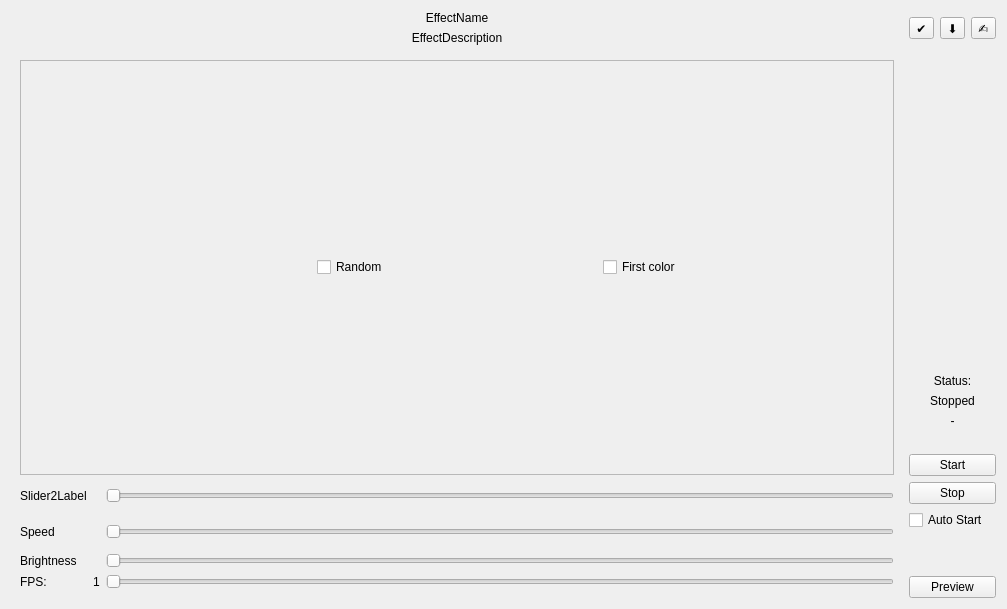
<?xml version="1.0" encoding="UTF-8"?>
<ui version="4.0">
 <class>OpenRGBEffectPage</class>
 <widget class="QWidget" name="OpenRGBEffectPage">
  <property name="geometry">
   <rect>
    <x>0</x>
    <y>0</y>
    <width>1007</width>
    <height>609</height>
   </rect>
  </property>
  <property name="sizePolicy">
   <sizepolicy hsizetype="Expanding" vsizetype="Expanding">
    <horstretch>1</horstretch>
    <verstretch>1</verstretch>
   </sizepolicy>
  </property>
  <property name="windowTitle">
   <string>Form</string>
  </property>
  <layout class="QGridLayout" name="gridLayout">
   <item row="0" column="0">
    <layout class="QVBoxLayout" name="EffectDetails" stretch="0,0">
     <property name="rightMargin">
      <number>0</number>
     </property>
     <item>
      <widget class="QLabel" name="EffectName">
       <property name="text">
        <string>EffectName</string>
       </property>
       <property name="alignment">
        <set>Qt::AlignCenter</set>
       </property>
      </widget>
     </item>
     <item>
      <widget class="QLabel" name="EffectDesciption">
       <property name="text">
        <string>EffectDescription</string>
       </property>
       <property name="textFormat">
        <enum>Qt::RichText</enum>
       </property>
       <property name="alignment">
        <set>Qt::AlignCenter</set>
       </property>
       <property name="openExternalLinks">
        <bool>true</bool>
       </property>
      </widget>
     </item>
    </layout>
   </item>
   <item row="1" column="0">
    <widget class="QFrame" name="OptionFrame">
     <property name="sizePolicy">
      <sizepolicy hsizetype="MinimumExpanding" vsizetype="MinimumExpanding">
       <horstretch>0</horstretch>
       <verstretch>0</verstretch>
      </sizepolicy>
     </property>
     <layout class="QVBoxLayout" name="verticalLayout">
      <item>
       <layout class="QVBoxLayout" name="ExtraOptions"/>
      </item>
      <item>
       <widget class="QFrame" name="UserColorFrame">
        <property name="sizePolicy">
         <sizepolicy hsizetype="Preferred" vsizetype="Preferred">
          <horstretch>0</horstretch>
          <verstretch>0</verstretch>
         </sizepolicy>
        </property>
        <property name="minimumSize">
         <size>
          <width>0</width>
          <height>30</height>
         </size>
        </property>
        <property name="frameShape">
         <enum>QFrame::StyledPanel</enum>
        </property>
        <property name="frameShadow">
         <enum>QFrame::Raised</enum>
        </property>
        <layout class="QHBoxLayout" name="horizontalLayout_2" stretch="0,0,0">
         <item>
          <widget class="QFrame" name="Colors">
           <property name="styleSheet">
            <string notr="true">border: 0;</string>
           </property>
           <property name="frameShape">
            <enum>QFrame::StyledPanel</enum>
           </property>
           <property name="frameShadow">
            <enum>QFrame::Raised</enum>
           </property>
          </widget>
         </item>
         <item>
          <widget class="QCheckBox" name="RandomCheckbox">
           <property name="text">
            <string>Random</string>
           </property>
          </widget>
         </item>
         <item>
          <widget class="QCheckBox" name="OnlyFirst">
           <property name="text">
            <string>First color</string>
           </property>
          </widget>
         </item>
        </layout>
       </widget>
      </item>
      <item>
       <layout class="QGridLayout" name="gridLayout_3">
        <item row="3" column="2">
         <widget class="QSlider" name="FPS_slider">
          <property name="orientation">
           <enum>Qt::Horizontal</enum>
          </property>
         </widget>
        </item>
        <item row="1" column="2">
         <widget class="QTooltipedSlider" name="SpeedSlider">
          <property name="enabled">
           <bool>true</bool>
          </property>
          <property name="sizePolicy">
           <sizepolicy hsizetype="Minimum" vsizetype="Fixed">
            <horstretch>0</horstretch>
            <verstretch>0</verstretch>
           </sizepolicy>
          </property>
          <property name="minimumSize">
           <size>
            <width>0</width>
            <height>30</height>
           </size>
          </property>
          <property name="orientation">
           <enum>Qt::Horizontal</enum>
          </property>
         </widget>
        </item>
        <item row="2" column="0">
         <widget class="QLabel" name="label">
          <property name="text">
           <string>Brightness</string>
          </property>
         </widget>
        </item>
        <item row="3" column="1">
         <widget class="QLabel" name="FPS_value">
          <property name="text">
           <string>1</string>
          </property>
         </widget>
        </item>
        <item row="2" column="2">
         <widget class="QTooltipedSlider" name="Brightness_slider">
          <property name="maximum">
           <number>100</number>
          </property>
          <property name="orientation">
           <enum>Qt::Horizontal</enum>
          </property>
         </widget>
        </item>
        <item row="1" column="0">
         <widget class="QLabel" name="SpeedLabel">
          <property name="sizePolicy">
           <sizepolicy hsizetype="Fixed" vsizetype="Fixed">
            <horstretch>0</horstretch>
            <verstretch>0</verstretch>
           </sizepolicy>
          </property>
          <property name="minimumSize">
           <size>
            <width>50</width>
            <height>0</height>
           </size>
          </property>
          <property name="text">
           <string>Speed</string>
          </property>
         </widget>
        </item>
        <item row="0" column="0">
         <widget class="QLabel" name="Slider2Label">
          <property name="sizePolicy">
           <sizepolicy hsizetype="Fixed" vsizetype="Preferred">
            <horstretch>0</horstretch>
            <verstretch>0</verstretch>
           </sizepolicy>
          </property>
          <property name="minimumSize">
           <size>
            <width>50</width>
            <height>0</height>
           </size>
          </property>
          <property name="text">
           <string>Slider2Label</string>
          </property>
         </widget>
        </item>
        <item row="3" column="0">
         <widget class="QLabel" name="FPS_label">
          <property name="text">
           <string>FPS:</string>
          </property>
         </widget>
        </item>
        <item row="0" column="2">
         <widget class="QTooltipedSlider" name="Slider2">
          <property name="minimumSize">
           <size>
            <width>0</width>
            <height>30</height>
           </size>
          </property>
          <property name="maximumSize">
           <size>
            <width>16777215</width>
            <height>30</height>
           </size>
          </property>
          <property name="orientation">
           <enum>Qt::Horizontal</enum>
          </property>
         </widget>
        </item>
       </layout>
      </item>
     </layout>
    </widget>
   </item>
   <item row="1" column="1">
    <layout class="QVBoxLayout" name="StatusLayout" stretch="1,0,0,0,0,0,0,0,0,0">
     <item>
      <spacer name="Top_to_Status">
       <property name="orientation">
        <enum>Qt::Vertical</enum>
       </property>
       <property name="sizeHint" stdset="0">
        <size>
         <width>20</width>
         <height>40</height>
        </size>
       </property>
      </spacer>
     </item>
     <item>
      <widget class="QLabel" name="StatusLabel">
       <property name="text">
        <string>Status:</string>
       </property>
       <property name="alignment">
        <set>Qt::AlignCenter</set>
       </property>
      </widget>
     </item>
     <item>
      <widget class="QLabel" name="RunningStatus">
       <property name="text">
        <string>Stopped</string>
       </property>
       <property name="alignment">
        <set>Qt::AlignCenter</set>
       </property>
      </widget>
     </item>
     <item>
      <widget class="QLabel" name="time_measure">
       <property name="text">
        <string>-</string>
       </property>
       <property name="alignment">
        <set>Qt::AlignCenter</set>
       </property>
      </widget>
     </item>
     <item>
      <spacer name="Status_to_Button">
       <property name="orientation">
        <enum>Qt::Vertical</enum>
       </property>
       <property name="sizeHint" stdset="0">
        <size>
         <width>10</width>
         <height>20</height>
        </size>
       </property>
      </spacer>
     </item>
     <item>
      <widget class="QPushButton" name="StartButton">
       <property name="sizePolicy">
        <sizepolicy hsizetype="Minimum" vsizetype="Preferred">
         <horstretch>0</horstretch>
         <verstretch>0</verstretch>
        </sizepolicy>
       </property>
       <property name="minimumSize">
        <size>
         <width>70</width>
         <height>0</height>
        </size>
       </property>
       <property name="text">
        <string>Start</string>
       </property>
      </widget>
     </item>
     <item>
      <widget class="QPushButton" name="StopButton">
       <property name="minimumSize">
        <size>
         <width>70</width>
         <height>0</height>
        </size>
       </property>
       <property name="text">
        <string>Stop</string>
       </property>
      </widget>
     </item>
     <item>
      <widget class="QCheckBox" name="AutoStart">
       <property name="text">
        <string>Auto Start</string>
       </property>
      </widget>
     </item>
     <item>
      <spacer name="Button_to_Bottom">
       <property name="orientation">
        <enum>Qt::Vertical</enum>
       </property>
       <property name="sizeHint" stdset="0">
        <size>
         <width>20</width>
         <height>40</height>
        </size>
       </property>
      </spacer>
     </item>
     <item>
      <widget class="QPushButton" name="PreviewButton">
       <property name="text">
        <string>Preview</string>
       </property>
      </widget>
     </item>
    </layout>
   </item>
   <item row="0" column="1">
    <layout class="QVBoxLayout" name="SettingLayout">
     <item>
      <layout class="QGridLayout" name="gridLayout_2">
       <item row="0" column="0">
        <widget class="QToolButton" name="save_pattern">
         <property name="toolTip">
          <string>Save to file</string>
         </property>
         <property name="text">
          <string>✔</string>
         </property>
        </widget>
       </item>
       <item row="0" column="2">
        <widget class="QToolButton" name="edit_pattern">
         <property name="toolTip">
          <string>Manually edit</string>
         </property>
         <property name="text">
          <string>✍</string>
         </property>
        </widget>
       </item>
       <item row="0" column="1">
        <widget class="QToolButton" name="load_pattern">
         <property name="toolTip">
          <string>Load from file</string>
         </property>
         <property name="text">
          <string>⬇</string>
         </property>
        </widget>
       </item>
      </layout>
     </item>
    </layout>
   </item>
  </layout>
 </widget>
 <customwidgets>
  <customwidget>
   <class>QTooltipedSlider</class>
   <extends>QSlider</extends>
   <header location="global">QTooltipedSlider.h</header>
  </customwidget>
 </customwidgets>
 <resources/>
 <connections/>
</ui>
